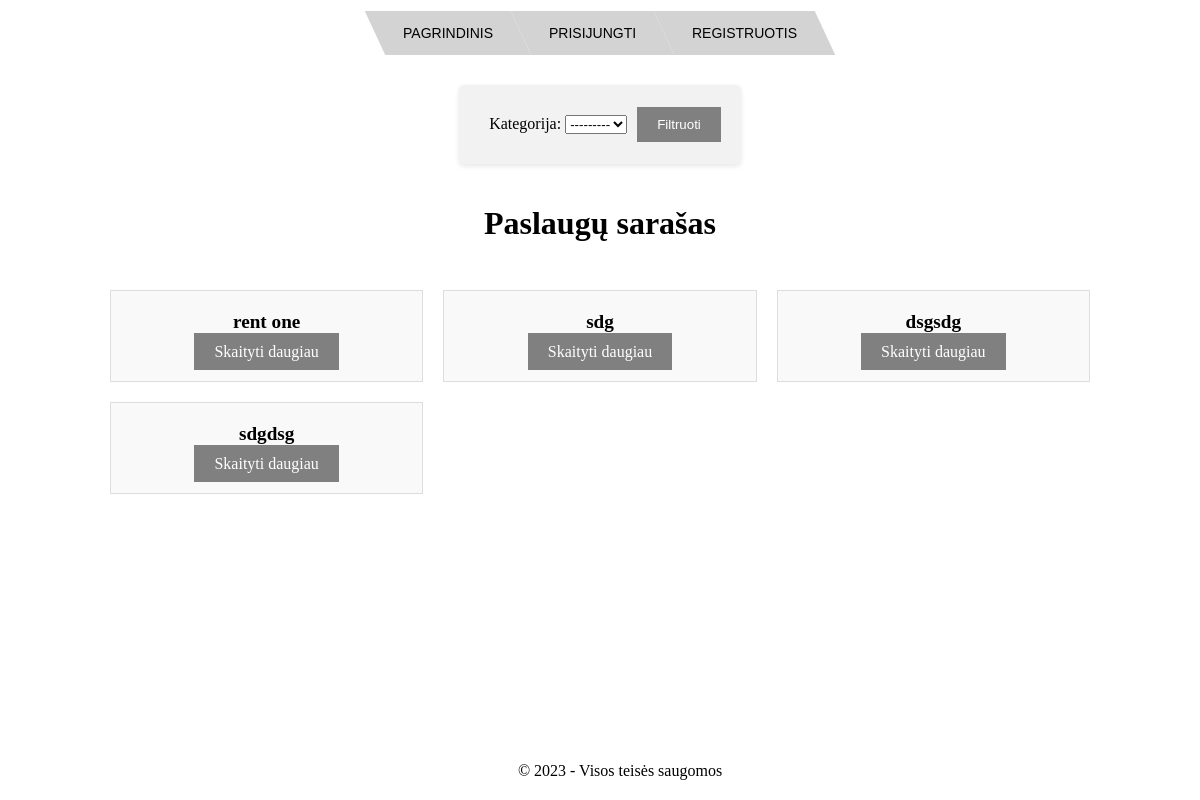
Before: /servicesApp/services_list/ with the older database file.
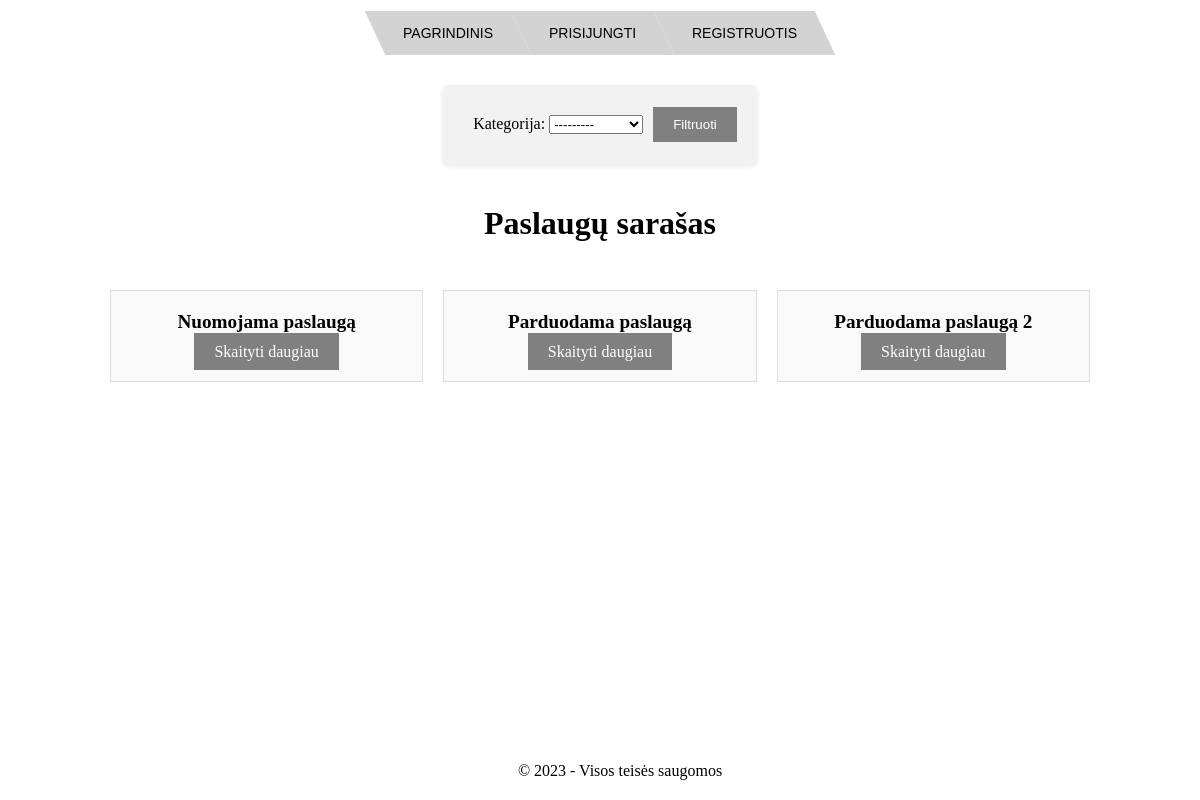
After: the same page with the newer database file.
### servicesApp/models.py (models this page shows, shortened)
class Service(models.Model):
    RENT = 'rent'
    SALE = 'sale'
    TYPE_CHOICES = [
        (RENT, 'Nuomojami'),
        (SALE, 'Parduodami'),
    ]
    name = models.CharField(max_length=100)
    description = models.TextField()
    price = models.DecimalField(max_digits=10, decimal_places=2)
    type = models.CharField(max_length=5, choices=TYPE_CHOICES, default=SALE)
    category = models.ForeignKey(Category, on_delete=models.CASCADE)
    stock = models.PositiveIntegerField(default=0)

### servicesApp/views.py (the view)
# urls.py: path('services_list/', views.services_list, name='services_list'),
def services_list(request):
    form = ServiceSearchForm(request.GET)
    services = Service.objects.all()
    if form.is_valid():
        if form.cleaned_data['search_category']:
            services = services.filter(category=form.cleaned_data['search_category'])
    return render(request, 'servicesApp/services_list.html', {'services': services, 'form': form})

### servicesApp/forms.py
class ServiceSearchForm(forms.Form):
    search_category = forms.ModelChoiceField(required=False, queryset=Category.objects.all(), label="Kategorija")

### servicesApp/models.py (called while the page is built)
    def __str__(self):
        return self.name

### servicesApp/templates/servicesApp/services_list.html
{% extends 'base.html' %}
{% block content %}
  <div class="search-form-container">
    <form method="get" action="{% url 'servicesApp:services_list' %}" class="search-form">
      <div class="form-field">
        {{ form.search_category.label_tag }} {{ form.search_category }}
      </div>
      <input type="submit" value="Filtruoti" class="search-button">
    </form>
  </div>
  <div class="services">
    <h1>Paslaugų sarašas</h1>
    <ul>
      {% for service in services %}
      <li>
        <h2>{{ service.name }}</h2>
        <div class="button-container">
          <a href="{% url 'servicesApp:service_detail' service.pk %}">Skaityti daugiau</a>
        </div>
      </li>
      {% endfor %}
    </ul>
  </div>
{% endblock %}

Changed rows visible on the page:
removed Service: name "rent one"
removed Service: name "sdg"
removed Service: name "dsgsdg"
removed Service: name "sdgdsg"
added Service: name "Nuomojama paslaugą"
added Service: name "Parduodama paslaugą"
added Service: name "Parduodama paslaugą 2"
